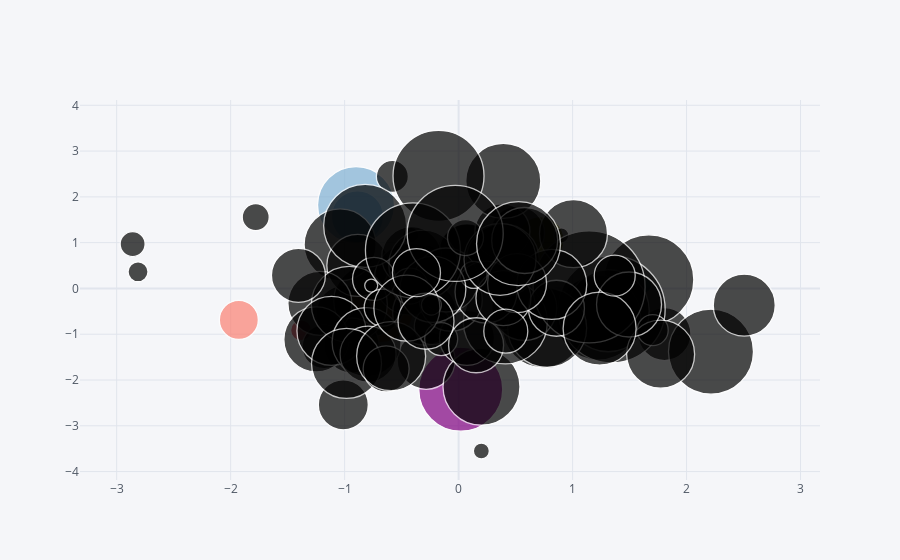

The notebook cell saved with this chart:
### Code cell
df.iplot(kind="bubble",x="A",y="B",size="C")
